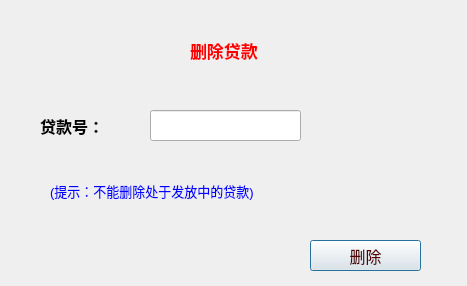
<?xml version="1.0" encoding="UTF-8"?>
<ui version="4.0">
 <class>loanDelete</class>
 <widget class="QDialog" name="loanDelete">
  <property name="geometry">
   <rect>
    <x>0</x>
    <y>0</y>
    <width>467</width>
    <height>286</height>
   </rect>
  </property>
  <property name="windowTitle">
   <string>Dialog</string>
  </property>
  <property name="styleSheet">
   <string notr="true">#loanDelete{border-image:url(./1.jpg);}</string>
  </property>
  <widget class="QLabel" name="label">
   <property name="geometry">
    <rect>
     <x>190</x>
     <y>30</y>
     <width>131</width>
     <height>41</height>
    </rect>
   </property>
   <property name="font">
    <font>
     <pointsize>13</pointsize>
     <weight>75</weight>
     <bold>true</bold>
    </font>
   </property>
   <property name="styleSheet">
    <string notr="true">color:red</string>
   </property>
   <property name="text">
    <string>删除贷款</string>
   </property>
  </widget>
  <widget class="QLabel" name="label_2">
   <property name="geometry">
    <rect>
     <x>40</x>
     <y>110</y>
     <width>91</width>
     <height>31</height>
    </rect>
   </property>
   <property name="font">
    <font>
     <pointsize>12</pointsize>
     <weight>75</weight>
     <bold>true</bold>
    </font>
   </property>
   <property name="text">
    <string>贷款号：</string>
   </property>
  </widget>
  <widget class="QLineEdit" name="loan_id">
   <property name="geometry">
    <rect>
     <x>150</x>
     <y>110</y>
     <width>151</width>
     <height>31</height>
    </rect>
   </property>
  </widget>
  <widget class="QLabel" name="ts">
   <property name="geometry">
    <rect>
     <x>310</x>
     <y>110</y>
     <width>191</width>
     <height>31</height>
    </rect>
   </property>
   <property name="font">
    <font>
     <pointsize>12</pointsize>
    </font>
   </property>
   <property name="styleSheet">
    <string notr="true">color:red</string>
   </property>
   <property name="text">
    <string/>
   </property>
  </widget>
  <widget class="QPushButton" name="Delete">
   <property name="geometry">
    <rect>
     <x>310</x>
     <y>240</y>
     <width>111</width>
     <height>31</height>
    </rect>
   </property>
   <property name="font">
    <font>
     <pointsize>12</pointsize>
     <weight>50</weight>
     <bold>false</bold>
    </font>
   </property>
   <property name="styleSheet">
    <string notr="true">color:rgb(85, 0, 0)</string>
   </property>
   <property name="text">
    <string>删除</string>
   </property>
  </widget>
  <widget class="QLabel" name="label_3">
   <property name="geometry">
    <rect>
     <x>50</x>
     <y>180</y>
     <width>401</width>
     <height>21</height>
    </rect>
   </property>
   <property name="font">
    <font>
     <pointsize>10</pointsize>
    </font>
   </property>
   <property name="styleSheet">
    <string notr="true">color:blue</string>
   </property>
   <property name="text">
    <string>(提示：不能删除处于发放中的贷款)</string>
   </property>
  </widget>
 </widget>
 <resources/>
 <connections/>
</ui>
